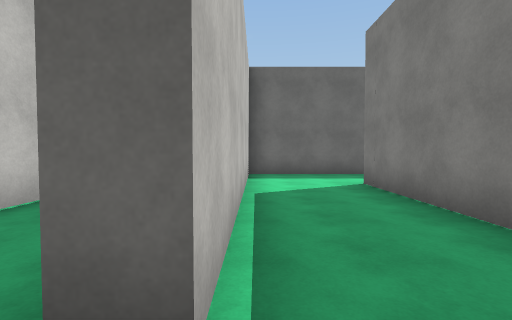
[1] (above)

21 first-person views from a walk through a scene from a Unity 3-D project. The camera is 1.4 m above the floor, tilts 2° down and sees 85° across. The floor is counted in squares, 2 m on a side. Each view is taken from the middle of a square. On the plan, view 1 faces up. The plan holds only what a view shows up to about 9 squares ahead; the rest is blank. The place goes on beyond the plan. The player is left out. Surface patterns are stand-ins for the level's own textures.

[2]
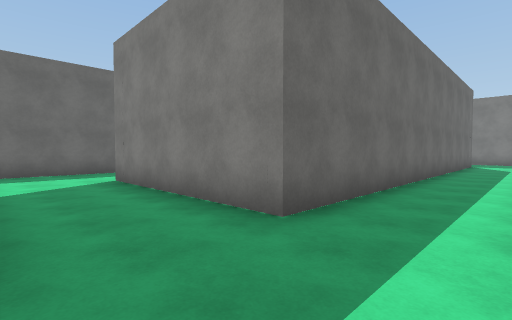

[3]
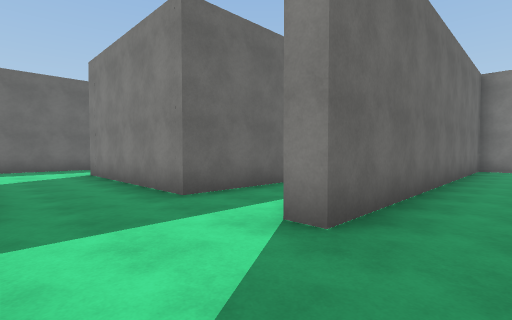

[4]
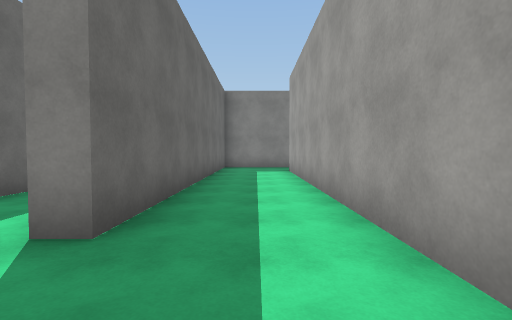

[5]
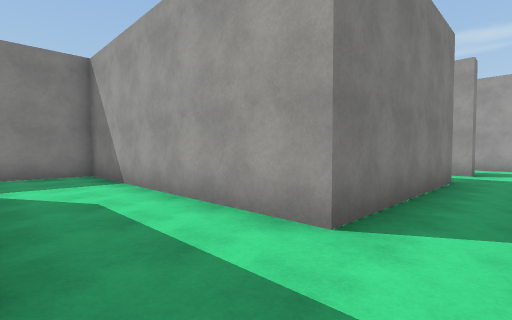

[6]
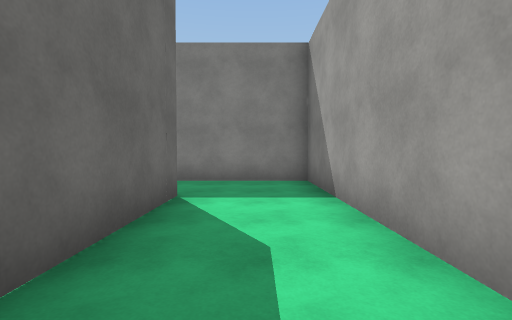

[7]
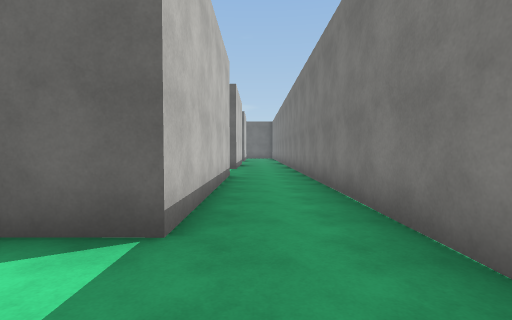

[8]
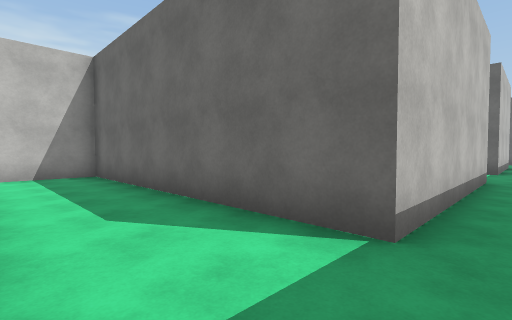

[9]
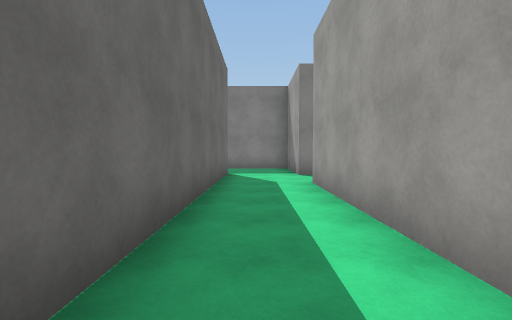

[10]
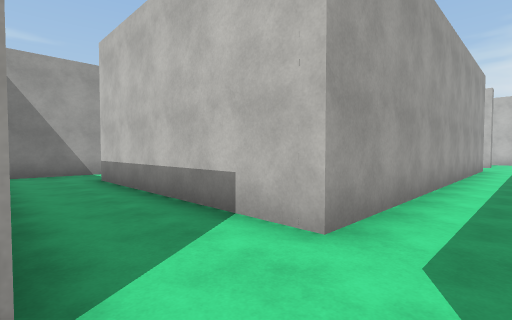

[11]
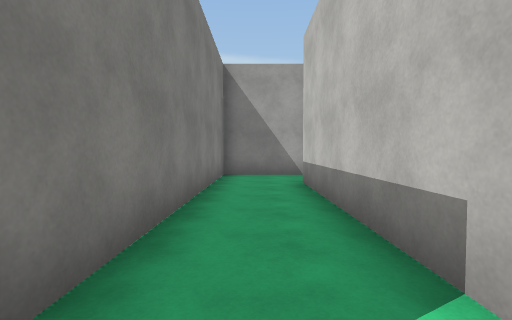

[12]
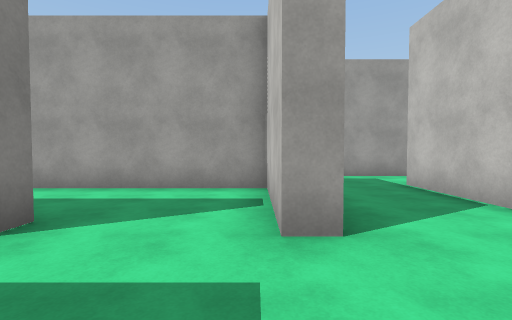

[13]
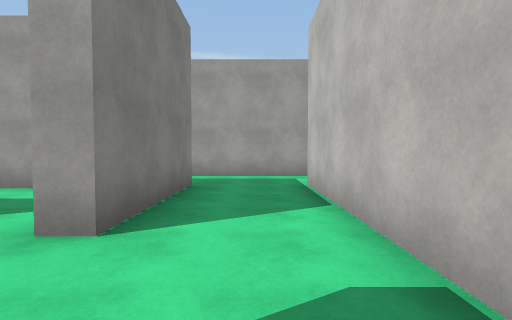

[14]
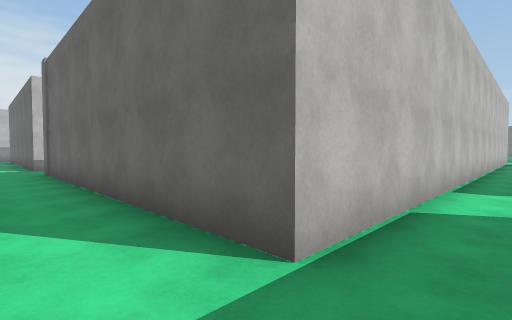

[15]
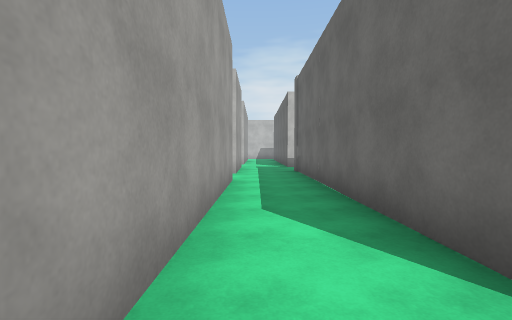

[16]
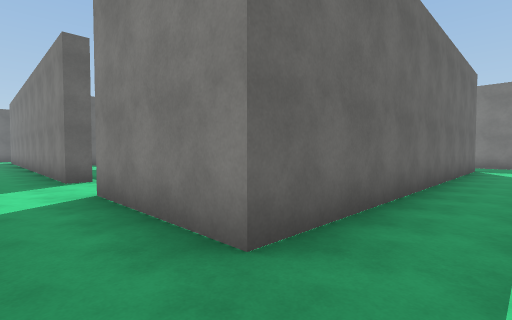

[17]
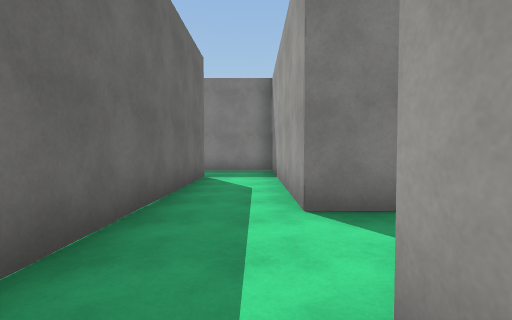

[18]
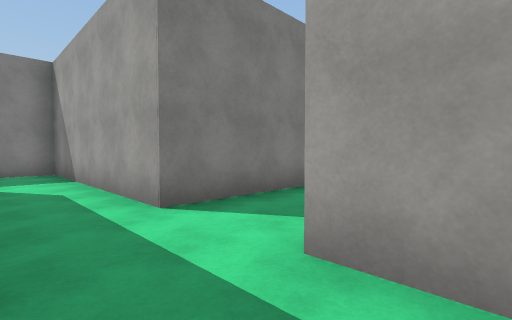

[19]
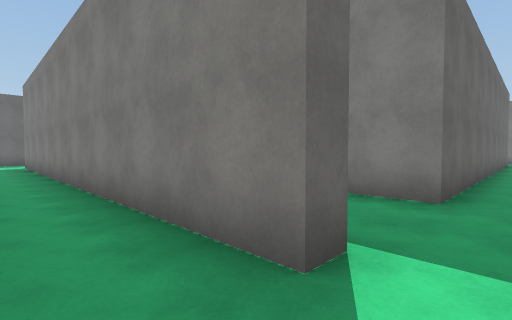

[20]
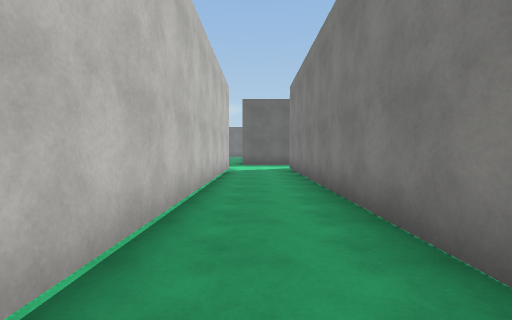

[21]
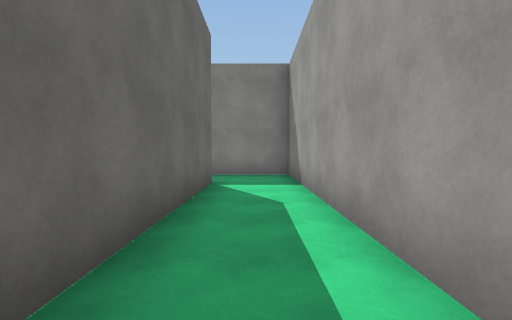

### Floor plan
Points are (right, up) in squares from view 1. A wall is a line through its corners. A room is listed if a view was taken in it or the views show most of it. See-through windows are left out.
Room 1 (views 1, 2, 3, 4, 5, 6, 7, 8, 9, 10, 11, 12)
walls: (7.3, 13.9) (7.3, 8.2) (-0.2, 8.2) (-0.2, 0.9); (-0.7, -1.2) (-0.2, -1.2) (-0.2, -4.1) (9, -4.1); (11.5, -1.7) (2.3, -1.7) (2.3, -1.2) (12, -1.2); (14.4, 0.9) (2.3, 0.9) (2.3, 5.8) (9.4, 5.8) (9.4, 13.5); (13.9, -1.2) (14.5, -1.2)
ways out: opening at (-1, -0.5) to room 2; opening at (13, -1) to room 3; opening at (8.5, 14)
Room 2 (views 13, 14, 15, 16, 17, 18, 19, 20)
walls: (2, -6.5) (3.1, -6.5); (5.2, -6.5) (11.5, -6.5) (11.5, -5.4); (-0.2, 0.9) (-0.7, 0.9) (-0.7, 9.4); (-8.5, -6.5) (-0.3, -6.5); (9.5, -4.6) (-0.7, -4.6) (-0.7, -1.2); (-3, 9.4) (-3, -4.6) (-10.6, -4.6)
ways out: opening at (-1, -0.5) to room 1; opening at (-11.5, -5.5); opening at (-9.5, -7); opening at (-2, 9); opening at (4, -6)
Room 3 (view 21)
walls: (6.9, -8.9) (13.9, -8.9) (13.9, -1.2); (12, -1.2) (12, -7) (7, -7)
ways out: opening at (13, -1) to room 1

Where each view was taken, in squares from view 1:
view 1: 0 up, 0 right, facing up
view 2: 1 down, 0 right, facing up-right
view 3: 3 down, 0 right, facing up-right
view 4: 3 down, 0 right, facing right
view 5: 8 up, 1 right, facing down-right
view 6: 7 up, 3 right, facing right
view 7: 6 up, 8 right, facing up
view 8: 6 up, 8 right, facing up-left
view 9: 0 up, 6 right, facing right
view 10: 0 up, 14 right, facing down-left
view 11: 1 down, 13 right, facing down
view 12: 1 up, 0 right, facing down
view 13: 1 up, 2 left, facing down
view 14: 6 down, 2 left, facing up-left
view 15: 6 down, 2 left, facing left
view 16: 6 down, 2 left, facing up-right
view 17: 6 down, 2 right, facing right
view 18: 5 down, 2 right, facing down-right
view 19: 0 up, 2 left, facing up-right
view 20: 3 up, 2 left, facing up
view 21: 8 down, 6 right, facing right
